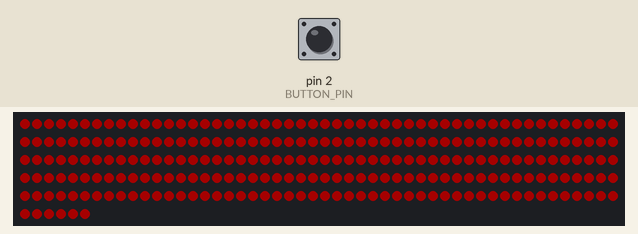
Simulated run of this sketch. Board: Arduino Uno, built with avr-gcc and run on an emulated ATmega328P. Parts: 256 RGB LEDs in strip order, left to right, continuing on the next row. The test bench sets the inputs (shaded band); at power-on: pin 2 (BUTTON_PIN) HIGH. Dim RGB values are drawn brighter than linear.

Above: at 1.2 s.
1.3 s: pin 2 (BUTTON_PIN) pulled LOW for 1 s
At 3.4 s:
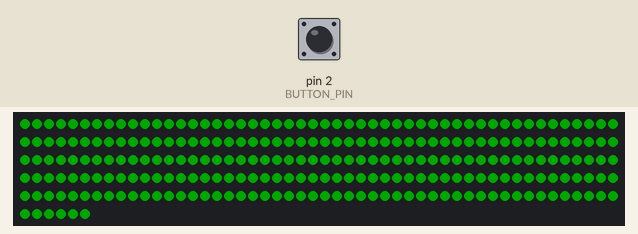
3.9 s: pin 2 (BUTTON_PIN) pulled LOW for 1 s
At 5.4 s:
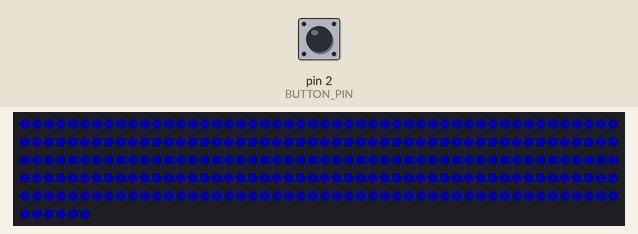
6.4 s: pin 2 (BUTTON_PIN) pulled LOW for 0.15 s
At 6.83 s:
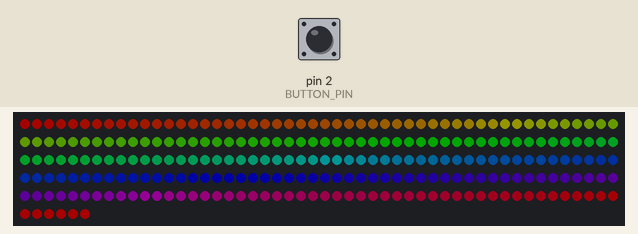
7.1 s: pin 2 (BUTTON_PIN) pulled LOW for 0.15 s
At 7.7 s:
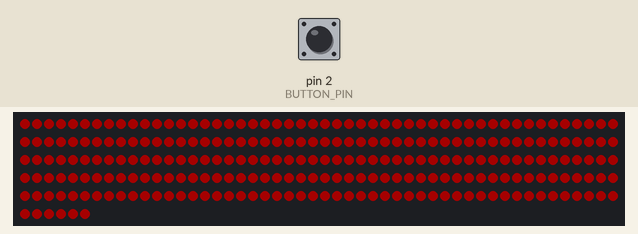
Timing chart, 0 to 9.8 s (numbered marks = the images above; inputs shaded):
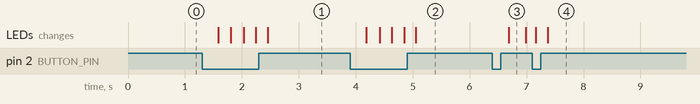

Measured:
- after the input at 1.3 s, the LEDs: change after 0.29 s (image 1)
- after the input at 3.9 s, the LEDs: change after 0.29 s (image 2)
- after the input at 6.4 s, the LEDs: change after 0.29 s (image 3)

The sketch:

XIAO_RP2040_16x16_LED_Matrix.ino
```cpp
// Required Library
#include <Adafruit_NeoPixel.h>

// --- Constants (Pin and Matrix Configuration) ---
const int LED_PIN = 6;       // The pin connected to the logic shifter for the LED data
const int BUTTON_PIN = 2;    // The pin connected to the push button
const int LED_COUNT = 256;   // Total number of LEDs (16x16 = 256)

// Create a NeoPixel object
Adafruit_NeoPixel pixels(LED_COUNT, LED_PIN, NEO_GRB + NEO_KHZ800);

// --- Global Variables ---
int testMode = 0; // Stores the current test pattern
const int totalModes = 4; // Total number of test patterns

// For button debouncing
unsigned long lastDebounceTime = 0;
unsigned long debounceDelay = 50;
int lastButtonState = HIGH;

void setup() {
  // Initialize NeoPixels
  pixels.begin();
  pixels.setBrightness(40); // Set a safe, low brightness for testing (max 255)
  pixels.show(); // Turn all pixels off

  // Initialize the button pin with an internal pull-up resistor
  pinMode(BUTTON_PIN, INPUT_PULLUP);

  // Debug
  Serial.println("Setup finished. Starting loop...");
}

void loop() {
  // 1. Check if the button has been pressed
  handleButton();

  // 2. Display the current test pattern
  runTestPattern();
}

// Function to detect a button press and cycle through modes
void handleButton() {
  int reading = digitalRead(BUTTON_PIN);

  // If the button state has changed, reset the debounce timer
  if (reading != lastButtonState) {
    lastDebounceTime = millis();
  }

  // After the debounce delay, if the button is pressed (LOW), change the mode
  if ((millis() - lastDebounceTime) > debounceDelay) {
    if (reading == LOW) {
      testMode = (testMode + 1) % totalModes; // Cycle to the next mode (0, 1, 2, 3)

      // Debug
      Serial.print("Button pressed! New mode: ");
      Serial.println(testMode);

      delay(200); // Wait a moment to prevent multiple rapid presses
    }
  }
  lastButtonState = reading;
}

// Function to call the correct pattern based on the current mode
void runTestPattern() {
  switch (testMode) {
    case 0:
      colorWipe(pixels.Color(255, 0, 0)); // Red
      break;
    case 1:
      colorWipe(pixels.Color(0, 255, 0)); // Green
      break;
    case 2:
      colorWipe(pixels.Color(0, 0, 255)); // Blue
      break;
    case 3:
      rainbowCycle(); // Rainbow
      break;
  }
}

// --- Test Pattern Functions ---

// Fills the screen with a single color
void colorWipe(uint32_t color) {
  pixels.fill(color);
  pixels.show();
}

// Displays a smoothly cycling rainbow pattern
void rainbowCycle() {
  static uint16_t j = 0;
  for (int i = 0; i < pixels.numPixels(); i++) {
    pixels.setPixelColor(i, Wheel(((i * 256 / pixels.numPixels()) + j) & 255));
  }
  pixels.show();
  j++;
  if (j >= 256 * 5) { // Cycle through the rainbow 5 times
    j = 0;
  }
  delay(10); // Adjust animation speed
}

// Helper function to generate rainbow colors
uint32_t Wheel(byte WheelPos) {
  WheelPos = 255 - WheelPos;
  if (WheelPos < 85) {
    return pixels.Color(255 - WheelPos * 3, 0, WheelPos * 3);
  }
  if (WheelPos < 170) {
    WheelPos -= 85;
    return pixels.Color(0, WheelPos * 3, 255 - WheelPos * 3);
  }
  WheelPos -= 170;
  return pixels.Color(WheelPos * 3, 255 - WheelPos * 3, 0);
}
```
